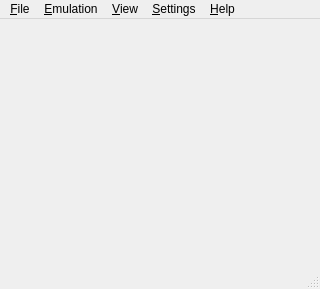
<?xml version="1.0" encoding="UTF-8"?>
<ui version="4.0">
 <class>MainWindow</class>
 <widget class="QMainWindow" name="MainWindow">
  <property name="geometry">
   <rect>
    <x>0</x>
    <y>0</y>
    <width>320</width>
    <height>289</height>
   </rect>
  </property>
  <property name="minimumSize">
   <size>
    <width>0</width>
    <height>0</height>
   </size>
  </property>
  <property name="windowTitle">
   <string>M64Py</string>
  </property>
  <property name="windowIcon">
   <iconset resource="images.qrc">
    <normaloff>:/images/logo.png</normaloff>:/images/logo.png</iconset>
  </property>
  <widget class="QWidget" name="centralWidget">
   <property name="autoFillBackground">
    <bool>false</bool>
   </property>
   <property name="styleSheet">
    <string notr="true">background-color: rgb(255, 255, 255);</string>
   </property>
   <layout class="QVBoxLayout" name="verticalLayout">
    <property name="spacing">
     <number>0</number>
    </property>
    <property name="sizeConstraint">
     <enum>QLayout::SetFixedSize</enum>
    </property>
    <property name="margin">
     <number>0</number>
    </property>
   </layout>
  </widget>
  <widget class="QMenuBar" name="menubar">
   <property name="geometry">
    <rect>
     <x>0</x>
     <y>0</y>
     <width>320</width>
     <height>24</height>
    </rect>
   </property>
   <widget class="QMenu" name="menuFile">
    <property name="title">
     <string>&amp;File</string>
    </property>
    <widget class="QMenu" name="menuLoad">
     <property name="title">
      <string>&amp;Open ROM</string>
     </property>
     <addaction name="actionManually"/>
     <addaction name="actionFromList"/>
    </widget>
    <widget class="QMenu" name="menuRecent">
     <property name="title">
      <string>Open &amp;Recent</string>
     </property>
    </widget>
    <widget class="QMenu" name="menuStateSlot">
     <property name="title">
      <string>Change State Slot</string>
     </property>
    </widget>
    <addaction name="menuLoad"/>
    <addaction name="menuRecent"/>
    <addaction name="separator"/>
    <addaction name="actionLoadState"/>
    <addaction name="actionSaveState"/>
    <addaction name="menuStateSlot"/>
    <addaction name="separator"/>
    <addaction name="actionLoadFrom"/>
    <addaction name="actionSaveAs"/>
    <addaction name="separator"/>
    <addaction name="actionSaveScreenshot"/>
    <addaction name="separator"/>
    <addaction name="actionShowROMInfo"/>
    <addaction name="separator"/>
    <addaction name="actionQuit"/>
   </widget>
   <widget class="QMenu" name="menuSettings">
    <property name="title">
     <string>&amp;Settings</string>
    </property>
    <addaction name="actionPaths"/>
    <addaction name="actionEmulator"/>
    <addaction name="actionGraphics"/>
    <addaction name="actionPlugins"/>
   </widget>
   <widget class="QMenu" name="menuHelp">
    <property name="layoutDirection">
     <enum>Qt::LeftToRight</enum>
    </property>
    <property name="title">
     <string>&amp;Help</string>
    </property>
    <property name="separatorsCollapsible">
     <bool>false</bool>
    </property>
    <addaction name="actionAbout"/>
    <addaction name="actionLicense"/>
    <addaction name="actionLog"/>
   </widget>
   <widget class="QMenu" name="menuEmulation">
    <property name="title">
     <string>&amp;Emulation</string>
    </property>
    <addaction name="actionPause"/>
    <addaction name="actionMute"/>
    <addaction name="separator"/>
    <addaction name="actionStop"/>
    <addaction name="actionReset"/>
    <addaction name="actionSoftReset"/>
    <addaction name="separator"/>
    <addaction name="actionLimitFPS"/>
    <addaction name="separator"/>
    <addaction name="actionSlowDown"/>
    <addaction name="actionSpeedUp"/>
    <addaction name="separator"/>
    <addaction name="actionCheats"/>
   </widget>
   <widget class="QMenu" name="menuView">
    <property name="title">
     <string>&amp;View</string>
    </property>
    <widget class="QMenu" name="menuWindowSize">
     <property name="title">
      <string>Window Size</string>
     </property>
     <addaction name="action1X"/>
     <addaction name="action2X"/>
     <addaction name="action3X"/>
    </widget>
    <addaction name="menuWindowSize"/>
    <addaction name="separator"/>
    <addaction name="actionFullscreen"/>
   </widget>
   <addaction name="menuFile"/>
   <addaction name="menuEmulation"/>
   <addaction name="menuView"/>
   <addaction name="menuSettings"/>
   <addaction name="menuHelp"/>
  </widget>
  <widget class="QStatusBar" name="statusbar">
   <property name="styleSheet">
    <string notr="true">QStatusBar::item { border: 0px solid; }
QStatusBar { margin:0px; }</string>
   </property>
  </widget>
  <action name="actionManually">
   <property name="icon">
    <iconset resource="icons.qrc">
     <normaloff>:/icons/action_open_manually.png</normaloff>:/icons/action_open_manually.png</iconset>
   </property>
   <property name="text">
    <string>&amp;Manually...</string>
   </property>
  </action>
  <action name="actionFromList">
   <property name="icon">
    <iconset resource="icons.qrc">
     <normaloff>:/icons/action_open_from_list.png</normaloff>:/icons/action_open_from_list.png</iconset>
   </property>
   <property name="text">
    <string>From &amp;List...</string>
   </property>
  </action>
  <action name="actionKeyboard">
   <property name="text">
    <string>&amp;Keyboard</string>
   </property>
  </action>
  <action name="actionAbout">
   <property name="icon">
    <iconset resource="icons.qrc">
     <normaloff>:/icons/action_about.png</normaloff>:/icons/action_about.png</iconset>
   </property>
   <property name="text">
    <string>&amp;About</string>
   </property>
  </action>
  <action name="actionClearHistory">
   <property name="enabled">
    <bool>false</bool>
   </property>
   <property name="text">
    <string>&amp;Clear history</string>
   </property>
  </action>
  <action name="actionPaths">
   <property name="icon">
    <iconset resource="icons.qrc">
     <normaloff>:/icons/action_paths.png</normaloff>:/icons/action_paths.png</iconset>
   </property>
   <property name="text">
    <string>Paths</string>
   </property>
  </action>
  <action name="actionGraphic">
   <property name="text">
    <string>Graphics</string>
   </property>
  </action>
  <action name="actionEmulator">
   <property name="icon">
    <iconset resource="icons.qrc">
     <normaloff>:/icons/action_emulator.png</normaloff>:/icons/action_emulator.png</iconset>
   </property>
   <property name="text">
    <string>Emulator</string>
   </property>
  </action>
  <action name="actionPlugins">
   <property name="icon">
    <iconset resource="icons.qrc">
     <normaloff>:/icons/action_plugins.png</normaloff>:/icons/action_plugins.png</iconset>
   </property>
   <property name="text">
    <string>Plugins</string>
   </property>
  </action>
  <action name="actionLicense">
   <property name="icon">
    <iconset resource="icons.qrc">
     <normaloff>:/icons/action_license.png</normaloff>:/icons/action_license.png</iconset>
   </property>
   <property name="text">
    <string>License</string>
   </property>
  </action>
  <action name="actionLoadState">
   <property name="enabled">
    <bool>false</bool>
   </property>
   <property name="icon">
    <iconset resource="icons.qrc">
     <normaloff>:/icons/action_state_load.png</normaloff>:/icons/action_state_load.png</iconset>
   </property>
   <property name="text">
    <string>Load State</string>
   </property>
   <property name="shortcut">
    <string>F7</string>
   </property>
  </action>
  <action name="actionSaveState">
   <property name="enabled">
    <bool>false</bool>
   </property>
   <property name="icon">
    <iconset resource="icons.qrc">
     <normaloff>:/icons/action_state_save.png</normaloff>:/icons/action_state_save.png</iconset>
   </property>
   <property name="text">
    <string>Save State</string>
   </property>
   <property name="shortcut">
    <string>F5</string>
   </property>
  </action>
  <action name="slot0">
   <property name="checkable">
    <bool>true</bool>
   </property>
   <property name="checked">
    <bool>true</bool>
   </property>
   <property name="text">
    <string notr="true">0</string>
   </property>
  </action>
  <action name="slot1">
   <property name="checkable">
    <bool>true</bool>
   </property>
   <property name="text">
    <string notr="true">1</string>
   </property>
  </action>
  <action name="slot2">
   <property name="checkable">
    <bool>true</bool>
   </property>
   <property name="text">
    <string notr="true">2</string>
   </property>
  </action>
  <action name="slot3">
   <property name="checkable">
    <bool>true</bool>
   </property>
   <property name="text">
    <string notr="true">3</string>
   </property>
  </action>
  <action name="slot4">
   <property name="checkable">
    <bool>true</bool>
   </property>
   <property name="text">
    <string notr="true">4</string>
   </property>
  </action>
  <action name="slot5">
   <property name="checkable">
    <bool>true</bool>
   </property>
   <property name="text">
    <string notr="true">5</string>
   </property>
  </action>
  <action name="slot6">
   <property name="checkable">
    <bool>true</bool>
   </property>
   <property name="text">
    <string notr="true">6</string>
   </property>
  </action>
  <action name="slot7">
   <property name="checkable">
    <bool>true</bool>
   </property>
   <property name="text">
    <string notr="true">7</string>
   </property>
  </action>
  <action name="slot8">
   <property name="checkable">
    <bool>true</bool>
   </property>
   <property name="text">
    <string notr="true">8</string>
   </property>
  </action>
  <action name="slot9">
   <property name="checkable">
    <bool>true</bool>
   </property>
   <property name="text">
    <string notr="true">9</string>
   </property>
  </action>
  <action name="actionQuit">
   <property name="icon">
    <iconset resource="icons.qrc">
     <normaloff>:/icons/action_quit.png</normaloff>:/icons/action_quit.png</iconset>
   </property>
   <property name="text">
    <string>&amp;Quit</string>
   </property>
  </action>
  <action name="actionSaveScreenshot">
   <property name="enabled">
    <bool>false</bool>
   </property>
   <property name="icon">
    <iconset resource="icons.qrc">
     <normaloff>:/icons/action_screenshot.png</normaloff>:/icons/action_screenshot.png</iconset>
   </property>
   <property name="text">
    <string>&amp;Save Screenshot</string>
   </property>
   <property name="shortcut">
    <string>F12</string>
   </property>
  </action>
  <action name="actionResume">
   <property name="enabled">
    <bool>false</bool>
   </property>
   <property name="text">
    <string>&amp;Resume</string>
   </property>
  </action>
  <action name="actionPause">
   <property name="checkable">
    <bool>true</bool>
   </property>
   <property name="enabled">
    <bool>false</bool>
   </property>
   <property name="text">
    <string>&amp;Pause</string>
   </property>
   <property name="shortcut">
    <string>P</string>
   </property>
  </action>
  <action name="actionStop">
   <property name="enabled">
    <bool>false</bool>
   </property>
   <property name="icon">
    <iconset resource="icons.qrc">
     <normaloff>:/icons/action_stop.png</normaloff>:/icons/action_stop.png</iconset>
   </property>
   <property name="text">
    <string>&amp;Stop</string>
   </property>
   <property name="shortcut">
    <string>Esc</string>
   </property>
  </action>
  <action name="actionShowROMInfo">
   <property name="enabled">
    <bool>false</bool>
   </property>
   <property name="icon">
    <iconset resource="icons.qrc">
     <normaloff>:/icons/action_rom_info.png</normaloff>:/icons/action_rom_info.png</iconset>
   </property>
   <property name="text">
    <string>Show ROM Info...</string>
   </property>
  </action>
  <action name="action1X">
   <property name="checkable">
    <bool>true</bool>
   </property>
   <property name="checked">
    <bool>false</bool>
   </property>
  </action>
  <action name="action2X">
   <property name="checkable">
    <bool>true</bool>
   </property>
  </action>
  <action name="action960x720">
   <property name="checkable">
    <bool>true</bool>
   </property>
   <property name="text">
    <string>960x720</string>
   </property>
  </action>
  <action name="actionFullscreen">
   <property name="checkable">
    <bool>false</bool>
   </property>
   <property name="enabled">
    <bool>false</bool>
   </property>
   <property name="icon">
    <iconset resource="icons.qrc">
     <normaloff>:/icons/action_fullscreen.png</normaloff>:/icons/action_fullscreen.png</iconset>
   </property>
   <property name="text">
    <string>Fullscreen</string>
   </property>
   <property name="shortcut">
    <string>Alt+Return</string>
   </property>
  </action>
  <action name="actionStatusBar">
   <property name="checkable">
    <bool>true</bool>
   </property>
   <property name="checked">
    <bool>true</bool>
   </property>
   <property name="text">
    <string>Status Bar</string>
   </property>
   <property name="visible">
    <bool>true</bool>
   </property>
  </action>
  <action name="actionReset">
   <property name="enabled">
    <bool>false</bool>
   </property>
   <property name="icon">
    <iconset resource="icons.qrc">
     <normaloff>:/icons/action_reset.png</normaloff>:/icons/action_reset.png</iconset>
   </property>
   <property name="text">
    <string>&amp;Reset</string>
   </property>
   <property name="shortcut">
    <string>F9</string>
   </property>
  </action>
  <action name="actionMute">
   <property name="checkable">
    <bool>true</bool>
   </property>
   <property name="enabled">
    <bool>false</bool>
   </property>
   <property name="text">
    <string>&amp;Mute</string>
   </property>
   <property name="shortcut">
    <string>M</string>
   </property>
  </action>
  <action name="actionSlowDown">
   <property name="enabled">
    <bool>false</bool>
   </property>
   <property name="icon">
    <iconset resource="icons.qrc">
     <normaloff>:/icons/action_speed_down.png</normaloff>:/icons/action_speed_down.png</iconset>
   </property>
   <property name="text">
    <string>Slow Down</string>
   </property>
   <property name="shortcut">
    <string>F10</string>
   </property>
  </action>
  <action name="actionSpeedUp">
   <property name="enabled">
    <bool>false</bool>
   </property>
   <property name="icon">
    <iconset resource="icons.qrc">
     <normaloff>:/icons/action_speed_up.png</normaloff>:/icons/action_speed_up.png</iconset>
   </property>
   <property name="text">
    <string>Speed Up</string>
   </property>
   <property name="shortcut">
    <string>F11</string>
   </property>
  </action>
  <action name="action3X">
   <property name="checkable">
    <bool>true</bool>
   </property>
  </action>
  <action name="actionCheats">
   <property name="enabled">
    <bool>false</bool>
   </property>
   <property name="icon">
    <iconset resource="icons.qrc">
     <normaloff>:/icons/action_cheats.png</normaloff>:/icons/action_cheats.png</iconset>
   </property>
   <property name="text">
    <string>Cheats...</string>
   </property>
   <property name="shortcut">
    <string>F2</string>
   </property>
  </action>
  <action name="actionCustom"/>
  <action name="actionLoadFrom">
   <property name="enabled">
    <bool>false</bool>
   </property>
   <property name="icon">
    <iconset resource="icons.qrc">
     <normaloff>:/icons/action_state_load.png</normaloff>:/icons/action_state_load.png</iconset>
   </property>
   <property name="text">
    <string>Load State...</string>
   </property>
  </action>
  <action name="actionSaveAs">
   <property name="enabled">
    <bool>false</bool>
   </property>
   <property name="icon">
    <iconset resource="icons.qrc">
     <normaloff>:/icons/action_state_save.png</normaloff>:/icons/action_state_save.png</iconset>
   </property>
   <property name="text">
    <string>Save State As...</string>
   </property>
  </action>
  <action name="actionLimitFPS">
   <property name="checkable">
    <bool>true</bool>
   </property>
   <property name="checked">
    <bool>true</bool>
   </property>
   <property name="enabled">
    <bool>false</bool>
   </property>
   <property name="text">
    <string>Limit FPS</string>
   </property>
  </action>
  <action name="actionSoftReset">
   <property name="enabled">
    <bool>false</bool>
   </property>
   <property name="icon">
    <iconset resource="icons.qrc">
     <normaloff>:/icons/action_reset.png</normaloff>:/icons/action_reset.png</iconset>
   </property>
   <property name="text">
    <string>Sof&amp;t Reset</string>
   </property>
   <property name="shortcut">
    <string>F8</string>
   </property>
  </action>
  <action name="actionGraphics">
   <property name="icon">
    <iconset resource="icons.qrc">
     <normaloff>:/icons/action_graphics.png</normaloff>:/icons/action_graphics.png</iconset>
   </property>
   <property name="text">
    <string>Graphics</string>
   </property>
  </action>
  <action name="actionLog">
   <property name="icon">
    <iconset resource="icons.qrc">
     <normaloff>:/icons/action_log_viewer.png</normaloff>:/icons/action_log_viewer.png</iconset>
   </property>
   <property name="text">
    <string>&amp;Log Viewer</string>
   </property>
  </action>
 </widget>
 <resources>
  <include location="images.qrc"/>
  <include location="icons.qrc"/>
 </resources>
 <connections>
  <connection>
   <sender>actionQuit</sender>
   <signal>triggered()</signal>
   <receiver>MainWindow</receiver>
   <slot>close()</slot>
   <hints>
    <hint type="sourcelabel">
     <x>-1</x>
     <y>-1</y>
    </hint>
    <hint type="destinationlabel">
     <x>159</x>
     <y>119</y>
    </hint>
   </hints>
  </connection>
 </connections>
</ui>
